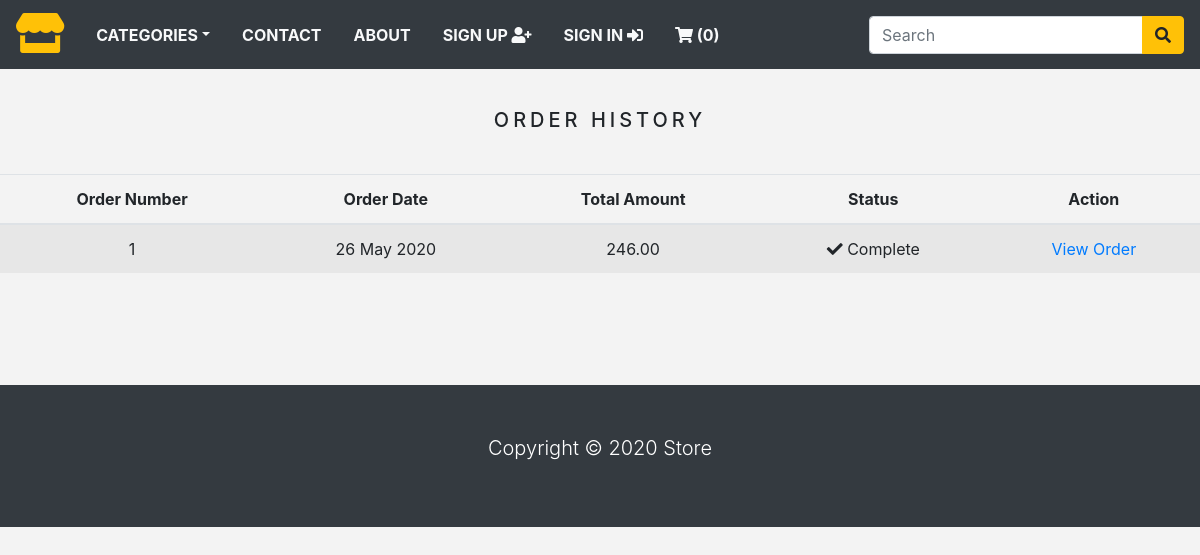
Screenshot of /order_history/ (signed in) with the database file from the repository.
### store/models.py (models this page shows)
class Order(models.Model):
    token = models.CharField(max_length=250, blank=True)
    total = models.DecimalField(max_digits=10, decimal_places=2, verbose_name='USD Order Total')
    emailAddress = models.EmailField(max_length=250, blank=True, verbose_name='Email Address')
    created = models.DateTimeField(auto_now_add=True)
    billingName = models.CharField(max_length=250, blank=True)
    billingAddress1 = models.CharField(max_length=250, blank=True)
    billingCity = models.CharField(max_length=250, blank=True)
    billingPostcode = models.CharField(max_length=250, blank=True)
    billingCountry = models.CharField(max_length=250, blank=True)
    shippingName = models.CharField(max_length=250, blank=True)
    shippingAddress1 = models.CharField(max_length=250, blank=True)
    shippingCity = models.CharField(max_length=250, blank=True)
    shippingPostcode = models.CharField(max_length=250, blank=True)
    shippingCountry = models.CharField(max_length=250, blank=True)
    class Meta:
        db_table = 'Order'
        ordering = ['-created']
    def __str__(self):
        return str(self.id)

### store/views.py (the view)
# urls.py: path('order_history/', views.orderHistory, name='order_history'),
@login_required(redirect_field_name='next', login_url='signin')
def orderHistory(request):
    if request.user.is_authenticated:
        email = str(request.user.email)
        order_details = Order.objects.filter(emailAddress=email)
        print(email)
        print(order_details)
    return render(request, 'orders_list.html', {'order_details': order_details})

### store/context_processors.py (called while the page is built)
def counter(request):
    item_count = 0
    if 'admin' in request.path:
        return {}
    else:
        try:
            cart = Cart.objects.filter(cart_id=_cart_id(request))
            cart_items = CartItem.objects.all().filter(cart=cart[:1])
            for cart_item in cart_items:
                item_count += cart_item.quantity
        except Cart.DoesNotExist:
            item_count = 0
    return dict(item_count=item_count)

def menu_links(request):
    links = Category.objects.all()
    return dict(links=links)

### store/models.py (called while the page is built)
    def get_url(self):
        return reverse('products_by_category', args=[self.slug])

### store/views.py (called while the page is built)
def _cart_id(request):
    cart = request.session.session_key
    if not cart:
        cart = request.session.create()
    return cart

### store/templates/orders_list.html (shortened to what this page needs)
{% extends 'include/base.html' %}
{% load static %}
{% block content %}
  <div class="text-center">
    <br>
    <h1 class="text-center product_title">
      Order History
    </h1>
    <br>
    {% if order_details %}
      <table class="table table-striped">
        <thead>
          <tr>
            <th>Order Number</th>
            <th>Order Date</th>
            <th>Total Amount</th>
            <th>Status</th>
            <th>Action</th>
          </tr>
        </thead>
        <tbody>
          {% for order in order_details %}
            <tr>
              <td>{{ order.id }}</td>
              <td>{{ order.created|date:"d M Y" }}</td>
              <td>{{ order.total }}</td>
              <td><i class="fas fa-check"></i>&nbsp;Complete</td>
              <td><a href="{% url 'order_detail' order.id %}">View Order</a></td>
            </tr>
          {% endfor %}
        </tbody>
      </table>
    {% else %}
      <p>You have not placed any orders yet.
        <br><br>
        <a href="{% url 'home' %}" class="btn btn-secondary">Continue shopping</a>
      </p>
    {% endif %}
  </div>
  <br><br>
{% endblock %}

### store/static/css/base.css (style rules this page uses)
body { background: #f3f3f3; }
.product_title { font-size: 20px; text-transform: uppercase; letter-spacing: .2em; padding-top: 15px; padding-bottom: 10px; }

### rows the page displays
Order: id "1", created "26 May 2020", total "246.00"

### other values shown
{{ item_count }} "0"
